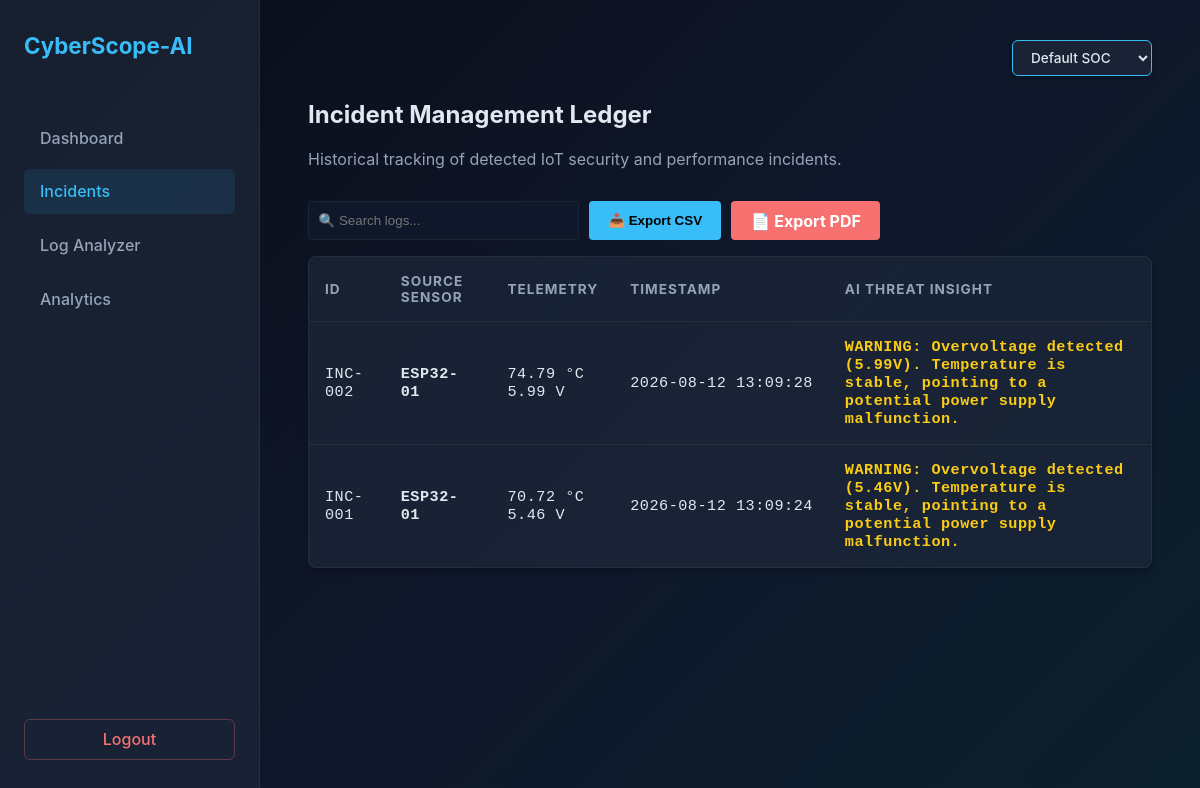
Page /incidents (signed in) on the committed database.
### tables this page shows
CREATE TABLE incidents
                 (id INTEGER PRIMARY KEY AUTOINCREMENT,
                  sensor_id TEXT,
                  temperature REAL,
                  voltage REAL,
                  timestamp TEXT,
                  classification TEXT);

### app.py (the view)
@app.route('/incidents')
@login_required
def incidents_view():
    incidents = get_incidents()
    return render_template('incidents.html', incidents=incidents, active_page='incidents')

### app.py (called while the page is built)
@login_manager.user_loader
def load_user(user_id):
    user_record = get_user_by_id(user_id)
    if user_record:
        return User(id=user_record[0], username=user_record[1])
    return None

### database/db_setup.py (called while the page is built)
def get_incidents():
    conn = sqlite3.connect(DB_PATH)
    c = conn.cursor()
    c.execute("SELECT * FROM incidents")
    rows = c.fetchall()
    conn.close()
    return rows

def get_user_by_id(user_id):
    conn = sqlite3.connect(DB_PATH)
    c = conn.cursor()
    c.execute("SELECT * FROM users WHERE id=?", (user_id,))
    user = c.fetchone()
    conn.close()
    return user

### templates/incidents.html (shortened to what this page needs)
{% extends "base.html" %}
{% block content %}
<div style="display: flex; justify-content: space-between; align-items: flex-end; margin-bottom: 1rem; flex-wrap: wrap; gap: 1rem;">
    <div>
        <h2>Incident Management Ledger</h2>
        <p style="color: var(--text-muted);">Historical tracking of detected IoT security and performance incidents.</p>
    </div>
    <div style="display: flex; gap: 10px;">
        <input type="text" id="searchInput" onkeyup="filterTable()" placeholder="🔍 Search logs..." style="padding: 0.6rem; border-radius: 4px; border: 1px solid var(--border-color); background: #0f172a; color: white; min-width: 250px;">
        <button onclick="exportTableToCSV('cyberscope_incidents.csv')" style="padding: 0.6rem 1.2rem; background: var(--accent-cyan); color: #000; border: none; border-radius: 4px; font-weight: bold; cursor: pointer;">
            📥 Export CSV
        </button>
        <a href="{{ url_for('export_pdf') }}" style="padding: 0.6rem 1.2rem; background: var(--accent-red); color: #fff; text-decoration: none; border-radius: 4px; font-weight: bold; display: inline-flex; align-items: center;">
            📄 Export PDF
        </a>
    </div>
</div>
<div class="table-container">
    <table id="incidentTable">
        <thead>
            <tr>
                <th>ID</th>
                <th>Source Sensor</th>
                <th>Telemetry</th>
                <th>Timestamp</th>
                <th>AI Threat Insight</th>
            </tr>
        </thead>
        <tbody>
            {% for inc in incidents[::-1] %}
            <tr>
                <td>INC-00{{ inc[0] }}</td>
                <td><strong>{{ inc[1] }}</strong></td>
                <td style="white-space: nowrap;">{{ inc[2] }} °C <br> {{ inc[3] }} V</td>
                <td style="white-space: nowrap;">{{ inc[4].replace('T', ' ')[:19] }}</td>
                <td>
                    {% if "CRITICAL" in inc[5] %}
                        <span style="color: #f87171; font-weight: bold;">{{ inc[5] }}</span>
                    {% elif "WARNING" in inc[5] %}
                        <span style="color: #facc15; font-weight: bold;">{{ inc[5] }}</span>
                    {% else %}
                        <span style="color: #4ade80;">{{ inc[5] }}</span>
                    {% endif %}
                </td>
            </tr>
            {% else %}
            <tr>
                <td colspan="5" style="text-align: center; color: var(--text-muted); padding: 2rem;">
                    Incident log is completely clear. No anomalies detected.
                </td>
            </tr>
            {% endfor %}
        </tbody>
    </table>
</div>
{% endblock %}

### templates/base.html (shortened to what this page needs)
<!DOCTYPE html>
<html lang="en">
<head>
    <link rel="stylesheet" href="{{ url_for('static', filename='css/cyberscope.css') }}">
</head>
<body>
    <nav class="sidebar">
        <h2>CyberScope-AI</h2>
        <div class="nav-links" style="display: flex; flex-direction: column; height: 100%; margin-top: 1rem;">
            <a href="{{ url_for('dashboard') }}" class="{% if active_page == 'dashboard' %}active{% endif %}">
                Dashboard
            </a>
            <a href="{{ url_for('incidents_view') }}" class="{% if active_page == 'incidents' %}active{% endif %}">
                Incidents
            </a>
            <a href="{{ url_for('analyzer_view') }}" class="{% if active_page == 'analyzer' %}active{% endif %}">
                Log Analyzer
            </a>
            <a href="{{ url_for('analytics_view') }}" class="{% if active_page == 'analytics' %}active{% endif %}">
                Analytics
            </a>
            <div style="flex-grow: 1;"></div>
            <a href="{{ url_for('logout') }}" style="color: var(--accent-red); text-align: center; border: 1px solid rgba(248, 113, 113, 0.3); border-radius: 6px; padding: 0.6rem;">
                Logout
            </a>
        </div>
    </nav>
    <main class="main-content">
        <div style="display: flex; justify-content: flex-end; margin-bottom: 1.5rem;">
            <select id="theme-dropdown" class="theme-selector" onchange="changeTheme()">
                <option value="theme-default">Default SOC</option>
            </select>
        </div>
        {% block content %}{% endblock %}
    </main>
</body>
</html>

### static/css/cyberscope.css (style rules this page uses)
:root, body.theme-default { --bg-main: linear-gradient(135deg, #090d16 0%, #0f172a 50%, #0b1f2d 100%); --bg-secondary: rgba(30, 41, 59, 0.7); --bg-card: rgba(30, 41, 59, 0.7); --border-color: rgba(255, 255, 255, 0.05); --text-main: #e2e8f0; --text-muted: #94a3b8; --accent-cyan: #38bdf8; --accent-red: #f87171; --accent-green: #4ade80; --accent-yellow: #facc15; --shadow-card: rgba(0, 0, 0, 0.3); }
body { margin: 0; font-family: 'Inter', -apple-system, BlinkMacSystemFont, "Segoe UI", Roboto, sans-serif; background: var(--bg-main); background-attachment: fixed; color: var(--text-main); display: flex; min-height: 100vh; transition: all 0.4s ease; }
h2, h3, p { margin-top: 0; }
a { text-decoration: none; }
.sidebar { width: 260px; background-color: var(--bg-secondary); border-right: 1px solid var(--border-color); padding: 2rem 1.5rem; box-sizing: border-box; display: flex; flex-direction: column; transition: background-color 0.4s ease; }
.sidebar h2 { color: var(--accent-cyan); margin-bottom: 2.5rem; font-size: 1.4rem; display: flex; align-items: center; gap: 10px; }
.nav-links a { display: block; padding: 0.8rem 1rem; color: var(--text-muted); border-radius: 6px; margin-bottom: 0.5rem; font-weight: 500; transition: all 0.2s ease; }
.nav-links a:hover, .nav-links a.active { background: rgba(56, 189, 248, 0.1); color: var(--accent-cyan); }
.main-content { flex: 1; padding: 2.5rem 3rem; overflow-y: auto; box-sizing: border-box; }
.table-container { background: var(--bg-secondary); border: 1px solid var(--border-color); border-radius: 8px; overflow: hidden; box-shadow: 0 4px 6px -1px var(--shadow-card); transition: background-color 0.4s ease; }
table { width: 100%; border-collapse: collapse; text-align: left; }
table thead th { background: rgba(15, 23, 42, 0.05); color: var(--text-muted); padding: 1rem; font-size: 0.85rem; text-transform: uppercase; letter-spacing: 1px; border-bottom: 1px solid var(--border-color); }
table tbody td { padding: 1rem; border-bottom: 1px solid var(--border-color); font-family: 'Courier New', Courier, monospace; font-size: 0.95rem; letter-spacing: 0.5px; }
table tbody tr { transition: background-color 0.2s ease, transform 0.1s ease; }
table tbody tr:last-child td { border-bottom: none; }
.theme-selector { padding: 8px 14px; border-radius: 6px; border: 1px solid var(--accent-cyan); background: var(--bg-card); color: var(--text-main); font-family: 'Inter', sans-serif; font-size: 0.85rem; font-weight: 500; cursor: pointer; outline: none; box-shadow: 0 2px 4px var(--shadow-card); transition: all 0.3s ease; }

### rows in the picture
incidents: id "2", sensor "ESP32-01", temperature "74.79", voltage "5.99", timestamp "2026-08-12 13:09:28", classification "WARNING: Overvoltage detected (5.99V). Temperature is stable, pointing to a potential power supply malfunction."
incidents: id "1", sensor "ESP32-01", temperature "70.72", voltage "5.46", timestamp "2026-08-12 13:09:24", classification "WARNING: Overvoltage detected (5.46V). Temperature is stable, pointing to a potential power supply malfunction."
